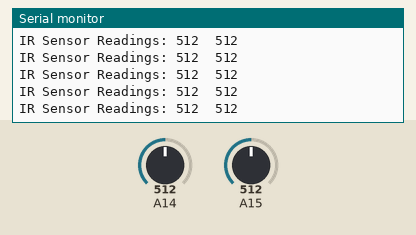
This sketch was run on a simulated Arduino Mega 2560, built with avr-gcc and run on an emulated ATmega2560. Parts: the last lines printed to the serial monitor. Inputs (shaded band) come from the test bench; at power-on: A14 = 512, A15 = 512.

Above: at 8.7 s.
8.8 s: A14 set to 106
At 8.88 s:
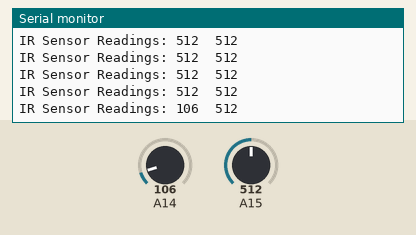
10.3 s: A14 set to 95
At 10.39 s:
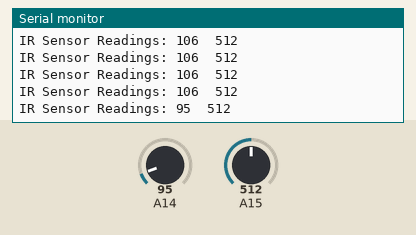
Timing chart, 0 to 12.8 s (numbered marks = the images above; inputs shaded):
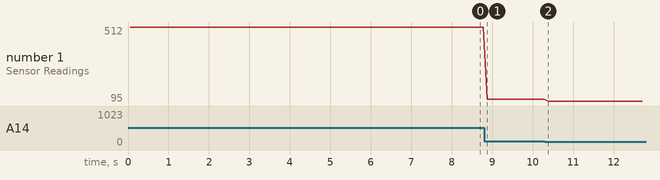

The sketch:

Redbot_Sensor_Test.ino
```cpp
#include <RedBot.h>
RedBotSensor IRSensorLeft = RedBotSensor(A14); // initialize a sensor object on A14
RedBotSensor IRSensorRight = RedBotSensor(A15); // initialize a sensor object on A15

void setup()
{
  Serial.begin(9600);
  Serial.println("Welcome to experiment 6!");
  Serial.println("------------------------");
}

void loop()
{
  Serial.print("IR Sensor Readings: ");
  Serial.print(IRSensorLeft.read());
  Serial.print("\t");  // tab character
  Serial.print(IRSensorRight.read());
  Serial.println();
  delay(100);
}
```

Measured:
- after the input at 8.8 s, the serial monitor: prints a new line after 0.08 s (image 1)
- after the input at 10.3 s, the serial monitor: prints a new line after 0.09 s (image 2)
- plotted number 1: 512 → 106 after the input at 8.8 s, 106 → 95 after the input at 10.3 s
